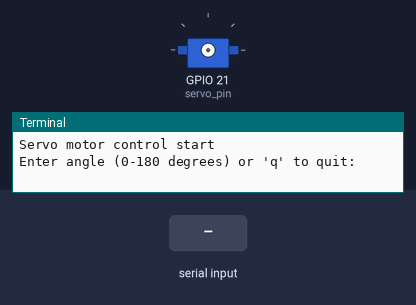
Simulated run of this program. Board: Raspberry Pi (BCM pin numbers). Shown: servo, the last lines printed to the terminal. The test bench sets the inputs (shaded band). Servo angles are drawn from the pulse width (0.5 ms = 0°, 2.5 ms = 180°).

Above: at 1.2 s.
1.3 s: "5" typed at the terminal, then Enter
2.8 s: "90" typed at the terminal, then Enter
At 3.8 s:
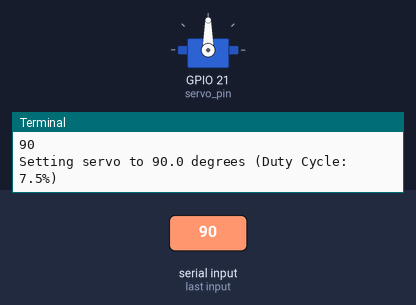
Timing chart, 0 to 5.8 s (numbered marks = the images above; inputs shaded):
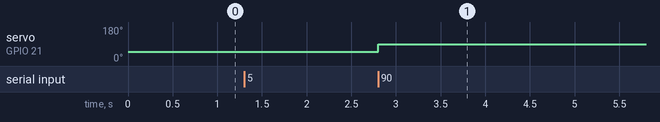

The program:

002_6_gpio_pwm_servo3.py
```python
'''
서보모터 제어
서보모터 제어핀 : GPIO21

서보모터 제어용 신호 주기 : 20ms
-> 주파수 : 50Hz
제어신호 1ms ~ 2ms
서보모터 제어용 신호의 듀티비 : 5% ~ 10%(2.5~12.5%)

사용자로부터 각도를 입력받아 서보모터의 위치 지정
함수 servo(angle) 정의
'''
import RPi.GPIO as GPIO
import time

def map(value, from_min, from_max, to_min, to_max):
    """주어진 범위에서 값을 다른 범위로 매핑하는 함수"""
    return (value - from_min) * (to_max - to_min) / (from_max - from_min) + to_min

def servo(angle):
    if angle < 0 or angle > 180:
        print("Angle must be between 0 and 180 degrees.")
        return   # 잘못된 각도 입력 처리

    #duty_cycle = (angle / 18) + 2.5  # 각도를 듀티 사이클로 변환
    duty_cycle = map(angle, 0, 180, 5, 10)  # 각도를 듀티 사이클로 변환 (5% ~ 10%)
    print(f'Setting servo to {angle} degrees (Duty Cycle: {duty_cycle}%)')
    pwm.ChangeDutyCycle(duty_cycle)  # 듀티 사이클 변경
    #time.sleep(1)  # 1초 동안 유지

servo_pin = 21

try:
    GPIO.setmode(GPIO.BCM)
    GPIO.setup(servo_pin, GPIO.OUT)

    pwm = GPIO.PWM(servo_pin, 50)  # 50Hz 주파수로 PWM 객체 생성
    pwm.start(0)  # PWM 신호를 0% 듀티 사이클로 시작

    print('Servo motor control start')

    while True :
        angle = input("Enter angle (0-180 degrees) or 'q' to quit: ")
        if angle.lower() == 'q':
            break

        angle = float(angle)  # 입력값을 실수로 변환
        servo(angle)  # 서보모터 위치 지정
        time.sleep(1)  # 1초 동안 유지

except KeyboardInterrupt:
    print("Key interrupt")
except Exception as e:
    print(f"An error occurred: {e}")
finally:
    pwm.stop()
    del pwm
    GPIO.cleanup()
print('Program end')
# print('Servo motor control end')
```

Measured:
- after the input at 2.8 s, servo on GPIO 21 (servo_pin): 48° → 90° at once
